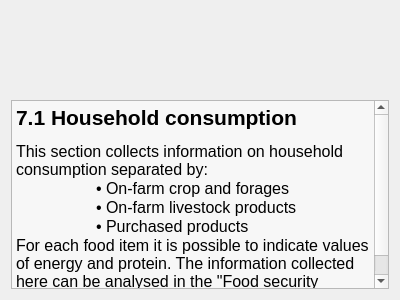
<?xml version="1.0" encoding="UTF-8"?>
<ui version="4.0">
 <class>hhCover</class>
 <widget class="QWidget" name="hhCover">
  <property name="geometry">
   <rect>
    <x>0</x>
    <y>0</y>
    <width>400</width>
    <height>300</height>
   </rect>
  </property>
  <property name="windowTitle">
   <string>Form</string>
  </property>
  <layout class="QVBoxLayout" name="verticalLayout">
   <item>
    <spacer name="verticalSpacer">
     <property name="orientation">
      <enum>Qt::Vertical</enum>
     </property>
     <property name="sizeHint" stdset="0">
      <size>
       <width>20</width>
       <height>93</height>
      </size>
     </property>
    </spacer>
   </item>
   <item>
    <widget class="QTextEdit" name="textEdit">
     <property name="palette">
      <palette>
       <active>
        <colorrole role="Base">
         <brush brushstyle="SolidPattern">
          <color alpha="127">
           <red>255</red>
           <green>255</green>
           <blue>255</blue>
          </color>
         </brush>
        </colorrole>
       </active>
       <inactive>
        <colorrole role="Base">
         <brush brushstyle="SolidPattern">
          <color alpha="127">
           <red>255</red>
           <green>255</green>
           <blue>255</blue>
          </color>
         </brush>
        </colorrole>
       </inactive>
       <disabled>
        <colorrole role="Base">
         <brush brushstyle="SolidPattern">
          <color alpha="255">
           <red>244</red>
           <green>244</green>
           <blue>244</blue>
          </color>
         </brush>
        </colorrole>
       </disabled>
      </palette>
     </property>
     <property name="autoFillBackground">
      <bool>false</bool>
     </property>
     <property name="readOnly">
      <bool>true</bool>
     </property>
     <property name="html">
      <string>&lt;!DOCTYPE HTML PUBLIC &quot;-//W3C//DTD HTML 4.0//EN&quot; &quot;http://www.w3.org/TR/REC-html40/strict.dtd&quot;&gt;
&lt;html&gt;&lt;head&gt;&lt;meta name=&quot;qrichtext&quot; content=&quot;1&quot; /&gt;&lt;style type=&quot;text/css&quot;&gt;
p, li { white-space: pre-wrap; }
&lt;/style&gt;&lt;/head&gt;&lt;body style=&quot; font-family:'Sans Serif'; font-size:12pt; font-weight:400; font-style:normal;&quot;&gt;
&lt;p style=&quot; margin-top:0px; margin-bottom:0px; margin-left:0px; margin-right:0px; -qt-block-indent:0; text-indent:0px;&quot;&gt;&lt;span style=&quot; font-size:16pt; font-weight:600;&quot;&gt;7.1 Household consumption&lt;/span&gt;&lt;/p&gt;
&lt;p style=&quot; margin-top:12px; margin-bottom:0px; margin-left:0px; margin-right:0px; -qt-block-indent:0; text-indent:0px;&quot;&gt;This section collects information on household consumption separated by:&lt;/p&gt;
&lt;p style=&quot; margin-top:0px; margin-bottom:0px; margin-left:0px; margin-right:0px; -qt-block-indent:0; text-indent:0px;&quot;&gt;	• On-farm crop and forages&lt;/p&gt;
&lt;p style=&quot; margin-top:0px; margin-bottom:0px; margin-left:0px; margin-right:0px; -qt-block-indent:0; text-indent:0px;&quot;&gt;	• On-farm livestock products&lt;/p&gt;
&lt;p style=&quot; margin-top:0px; margin-bottom:0px; margin-left:0px; margin-right:0px; -qt-block-indent:0; text-indent:0px;&quot;&gt;	• Purchased products&lt;/p&gt;
&lt;p style=&quot; margin-top:0px; margin-bottom:0px; margin-left:0px; margin-right:0px; -qt-block-indent:0; text-indent:0px;&quot;&gt;For each food item it is possible to indicate values of energy and protein. The information collected here can be analysed in the &amp;quot;Food security analysis window&amp;quot;.&lt;/p&gt;&lt;/body&gt;&lt;/html&gt;</string>
     </property>
    </widget>
   </item>
  </layout>
 </widget>
 <resources/>
 <connections/>
</ui>
